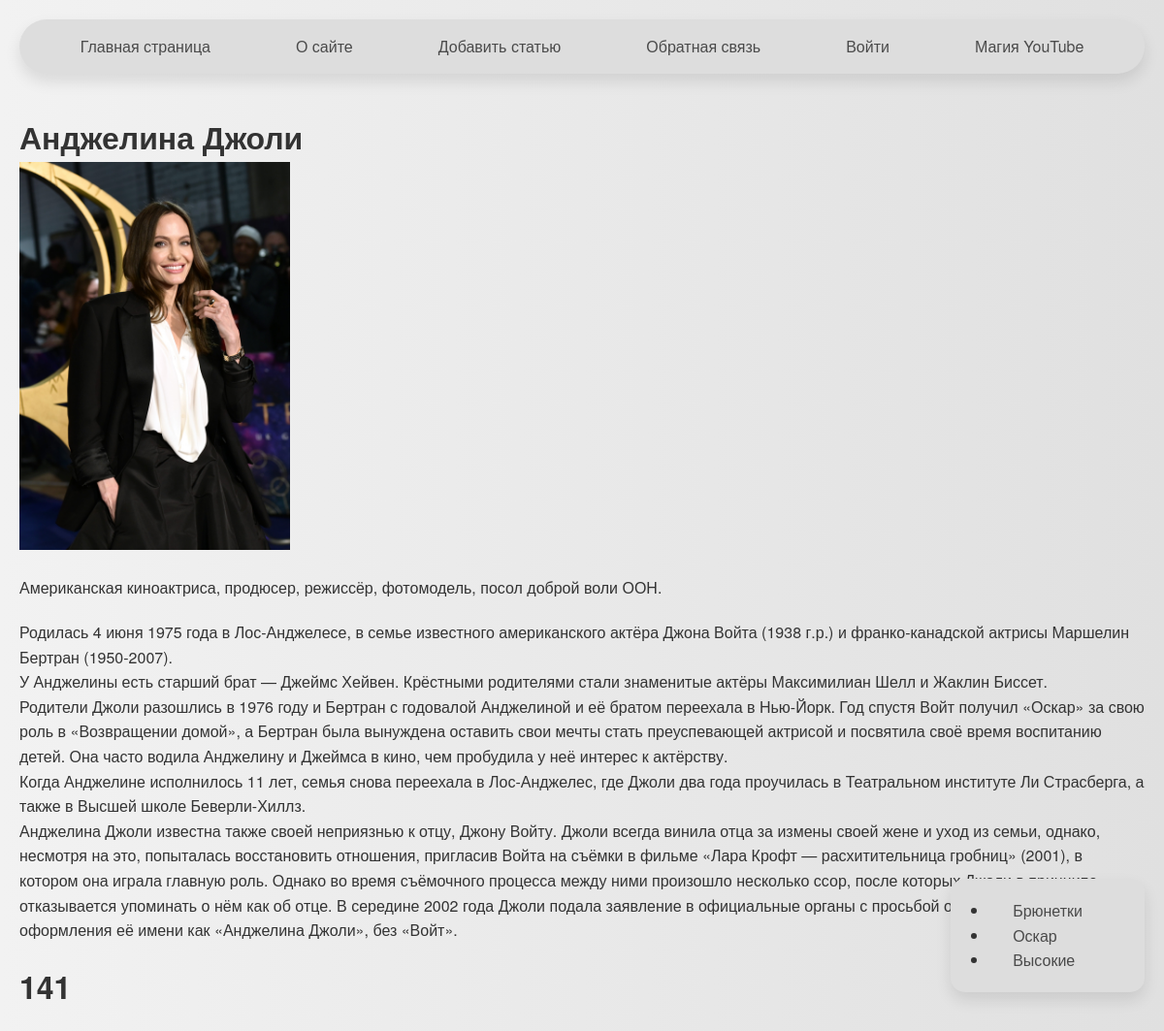
Page /post/efwef/ on the committed database.
### women/models.py (models this page shows, shortened)
class TagPost(models.Model):
    tag = models.CharField(max_length=100, db_index=True)
    slug = models.SlugField(max_length=255, unique=True, db_index=True)
    def get_absolute_url(self):
        return reverse('tag', kwargs={'tag_slug' : self.slug})

class Women(models.Model):
    class Stutus(models.IntegerChoices):
        DRAFT = 0, 'Черновик'
        PABLISHED = 1, 'Опубликовано'
    title = models.CharField(max_length=200, verbose_name='Заголовок')
    slug = models.SlugField(max_length=120, unique=True, db_index=True)
    photo = models.ImageField(upload_to='photos/%Y/%m/%d/', default=None, blank=True, null=True, verbose_name = 'Фото')
    content = models.TextField(blank=True, verbose_name='Текст статьи')
    time_create = models.DateTimeField(auto_now_add=True)
    time_update = models.DateTimeField(auto_now=True)
    is_publisher = models.BooleanField(choices=tuple(map(lambda x:(bool(x[0]),x[1]), Stutus.choices)), default=Stutus.PABLISHED)
    cat = models.ForeignKey('Category', on_delete=models.PROTECT,related_name='posts')
    tags = models.ManyToManyField('TagPost', blank=True, related_name='tags')
    husband = models.OneToOneField('Husband', on_delete=models.SET_NULL,
                                    null=True, blank=True, related_name='wumen')
    objects = models.Manager()
    publisher = PablishedManager()

### women/views.py (the view)
# urls.py: path('post/<slug:post_slug>/', views.show_post, name='post'),
def show_post(request, post_slug):
    post = get_object_or_404(Women, slug=post_slug)
    data =  {
        'title' : post.title,
        'menu' : menu,
        'post' : post,
        'cat_selected' : 1,
        }
    return render(request, 'women/post.html', data)

### women/templates/women/post.html
{% extends 'base.html' %}
{% block breadcrumbs %}
{% with post.tags.all as tags %}
{% if tags %}
<ul class="card">
{% for t in tags %}
<li ><a href="{{ t.get_absolute_url }}">{{ t.tag }}</a></li>
{% endfor %}
</ul>
{% endif %}
{% endwith %}
{% endblock %}
{% block content %}
<h1>{{ post.title }}</h1>
{% if post.photo %}
<p><img class="img-article-left" src="{{ post.photo.url }}" style="max-width: 400px; max-height: 400px; object-fit: contain;" ></p>
{% endif %}
{{ post.content|linebreaks }}
<h1>141</h1>
{% endblock %}

### women/static/women/css/styles.css (style rules this page uses)
* { margin: 0; padding: 0; box-sizing: border-box; }
body { font-family: 'Helvetica Neue', sans-serif; background: linear-gradient(to right, #f2f2f2, #e0e0e0); color: #333; line-height: 1.6; padding: 20px; background-attachment: fixed; }
li { margin: 0 20px; }
a { text-decoration: none; color: #4A4A4A; font-size: 16px; padding: 12px 24px; border-radius: 30px; font-weight: 500; transition: background-color 0.3s ease, color 0.3s ease, transform 0.3s ease; position: relative; }
.card { background-color: #ddd; padding: 20px; margin: 20px auto; max-width: 300px; border-radius: 15px; box-shadow: 0 8px 16px rgba(0, 0, 0, 0.1); opacity: 0; transform: translateY(20px); animation: fadeInUp 0.8s forwards; position: fixed; bottom: 20px; right: 20px; z-index: 1; }
h2, h5, p { margin-bottom: 20px; }

### rows in the picture
TagPost: tag "Брюнетки"
TagPost: tag "Оскар"
TagPost: tag "Высокие"
Women: title "Анджелина Джоли", photo (picture), content "Американская киноактриса, продюсер, режиссёр, фотомодель, посол доброй воли ООН. Родилась 4 июня 1975 года в Лос-Анджелесе, в семье известного американского актёра Джона Войта (1938 г.р.) и франко-канадской актрисы Маршелин Бертран (1950-2007). У Анджелины есть старший брат — Джеймс Хейвен. Крёстными родителями стали знаменитые актёры Максимилиан Шелл и Жаклин Биссет. Родители Джоли разошлись в 1976 году и Бертран с годовалой Анджелиной и её братом переехала в Нью-Йорк. Год спустя Войт получил «Оскар» за свою роль в «Возвращении домой», а Бертран была вынуждена оставить свои мечты стать преуспевающей актрисой и посвятила своё время воспитанию детей. Она часто водила Анджелину и Джеймса в…"

### other values in the picture
{{ m.title }} "О сайте" "Добавить статью" "Обратная связь" "Войти"
